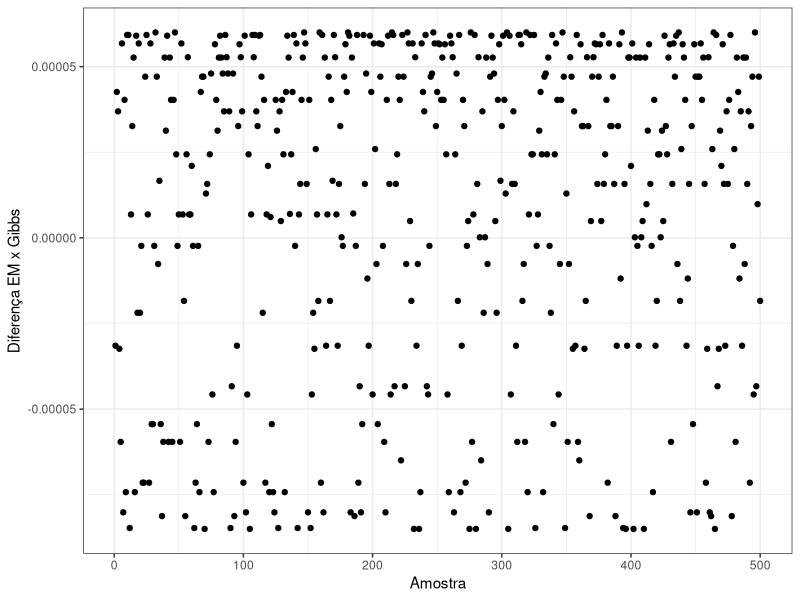
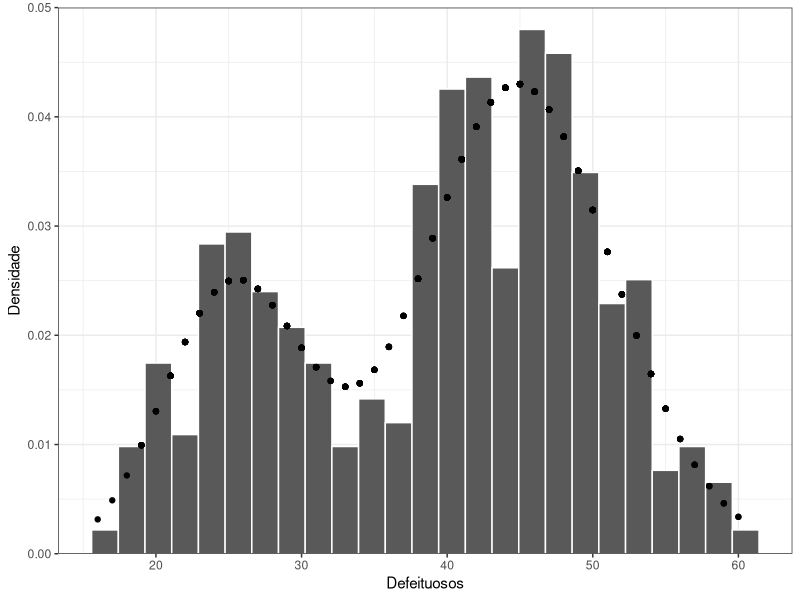
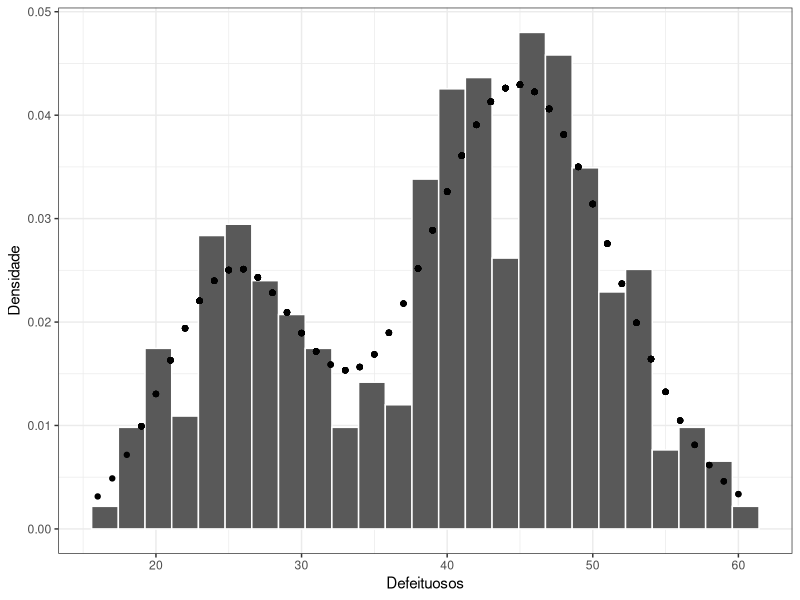

Write the R code that produced these figures, in order.
# entrada de dados ----
library(tidyverse)

dados <- read.csv2("data.csv",
                   col.names = c("lote", "defeituosos")) %>%
  mutate(prop = defeituosos/500)

# metodo EM ----

# Inicializar θA e θB tomando elemento da amostra ao acaso e dividindo por n, e p 
# usando uma distribuição uniforme(0,1). Parar o algoritmo quando, para todo i,
# |γi(k+1)− γi(k) | < 10−9.

#inicializando thetaA e thetaB
set.seed(1234)
thetaA <- sample(dados$prop, 1)
thetaB <- sample(dados$prop, 1)
p <- runif(1)


## prepara dados de iteração com primeiro gamma ----
itera <- dados %>% #gamma k+1
  mutate(gamma1 = p*dbinom(defeituosos, size = 500, prob = thetaB)/
           ((1-p)*dbinom(defeituosos, size = 500, prob = thetaA)+
              p*dbinom(defeituosos, size = 500, prob = thetaB)),
         um_menos_gama1 = 1-gamma1)

itera$dif <- 1 #dif inicial para não travar o while

## inicia iterações ----

contador <- 0

while(any(itera$dif > 10^(-9)) == TRUE){
  
  contador <- contador+1
  
  itera$gamma2 <- itera$gamma1 #guarda o gama k
  
  ## M step ----
  
  thetaA <- sum(itera$defeituosos*(itera$um_menos_gama1))/(500*sum(itera$um_menos_gama1))
  thetaB <- sum(itera$defeituosos*(itera$gamma1))/(500*sum(itera$gamma1))
  p <- sum(itera$gamma1)/500
  
  ## E step ----
  
  itera <- itera %>%
    mutate(gamma1 = p*dbinom(defeituosos, size = 500, prob = thetaB)/
             ((1-p)*dbinom(defeituosos, size = 500, prob = thetaA)+
                p*dbinom(defeituosos, size = 500, prob = thetaB)),
           um_menos_gama1 = 1-gamma1)
  
  itera$dif <- itera$gamma1 - itera$gamma2
}

## funcao de probabilidade ----
Py <- function(y){
  return((1-p)*dbinom(y, size = 500, prob = thetaA)+ p*dbinom(y, size = 500, prob = thetaB))
}

## histograma ----

dados_plot <- data.frame(x = dados$defeituosos, y = Py(dados$defeituosos))

histograma_em <- ggplot(dados, aes(x = defeituosos))+
  geom_histogram(aes(y = ..density..),bins = 25, color = "white")+
  geom_point(data = dados_plot, aes(x = x, y = y))+
  labs(y = "Densidade", x = "Defeituosos")+
  scale_y_continuous(expand = c(0,0), limits = c(0, 0.05))+
  theme_bw()+
  theme(#panel.grid = element_blank()#,
        # panel.border = element_blank(),
        # axis.line = element_line()
        )


# Amostrador de Gibbs ----

## inicializando os parametros ----

thetaa <- rbeta(1,1,1)
thetab <- rbeta(1,1,1)
p2 <- rbeta(1,1,1)

## iterações ----

### prepara dados de iteração com primeiro delta ----
itera2 <- dados %>% 
  mutate(delta1 = (p2*dbinom(defeituosos, size = 500, prob = thetab))/
           ((1-p2)*dbinom(defeituosos, size = 500, prob = thetaa)+
              p2*dbinom(defeituosos, size = 500, prob = thetab)),
         um_menos_delta1 = 1-delta1)
  
  
### inicia iterações ----

vec_thetaa <- c()
vec_thetab <- c()
vec_p <- c()

for(i in 1:20000){
  #### atualiza parametros ----
  
  alfaa <- 1+sum(itera2$defeituosos*itera2$um_menos_delta1)
  betaa <- 1+sum((500-itera2$defeituosos)*itera2$um_menos_delta1)
  
  alfab <- 1+sum(itera2$defeituosos*itera2$delta1)
  betab <- 1+sum((500-itera2$defeituosos)*itera2$delta1)
  
  alfap <- 1+sum(itera2$delta1)
  betap <- 1+sum(itera2$um_menos_delta1)

  thetaa <- rbeta(1, alfaa, betaa)
  thetab <- rbeta(1, alfab, betab)
  p2 <- rbeta(1, alfap, betap)
  
  vec_thetaa[i] <- thetaa
  vec_thetab[i] <- thetab
  vec_p[i] <- p2
  
  
  #### atualiza delta ----
  
  itera2 <- itera2 %>%
    mutate(delta1 = p2*dbinom(defeituosos, size = 500, prob = thetab)/
             ((1-p2)*dbinom(defeituosos, size = 500, prob = thetaa)+
                p2*dbinom(defeituosos, size = 500, prob = thetab)),
           um_menos_delta1 = 1-delta1)
}

## media das S ultimas amostras ----

thetaa_final <- mean(vec_thetaa[10001:20000])
thetab_final <- mean(vec_thetab[10001:20000])
p2_final <- mean(vec_p[10001:20000])

## funcao de probabilidade ----
Py2 <- function(y){
  return((1-p2_final)*dbinom(y, size = 500, prob = thetaa_final)+
           p2_final*dbinom(y, size = 500, prob = thetab_final))
}

## histograma ----

dados_plot2 <- data.frame(x = dados$defeituosos, y = Py2(dados$defeituosos))

histograma_gibbs <- ggplot(dados, aes(x = defeituosos))+
  geom_histogram(aes(y = ..density..),bins = 25, color = "white")+
  geom_point(data = dados_plot2, aes(x = x, y = y))+
  labs(y = "Densidade", x = "Defeituosos")+
  #scale_y_continuous(expand = c(0,0), limits = c(0, 0.05))+
  theme_bw()+
  theme(#panel.grid = element_blank()#,
    # panel.border = element_blank(),
    # axis.line = element_line()
  )

# diferença entre os métodos ----

diferencas <- data.frame(
  x = 1:500,
  amostra = dados$defeituosos,
  em = Py(dados$defeituosos),
  gibbs = Py2(dados$defeituosos)
) %>% mutate(diff = em-gibbs)

options(scipen = 99999)
maxdiff <- max(diferencas$diff) %>% round(5)

graf_diff <- ggplot(diferencas, aes(x = x, y = diff))+
  geom_point()+
  labs(y = "Diferença EM x Gibbs", x = "Amostra")+
  theme_bw()
